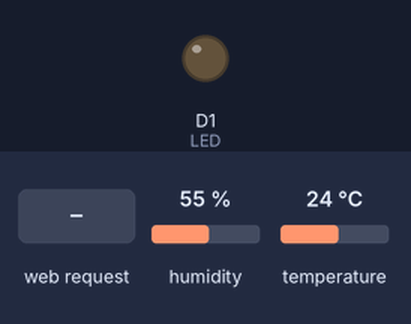
Simulated run of this sketch. Board: ESP8266 (Wemos D1 mini). Parts: output pins drawn as LEDs (lit = HIGH). The inputs (shaded band) are chosen by the test bench; at power-on: humidity 55 %, temperature 24 °C. WiFi joins after 1.5 s; servers stay silent unless stated; what the sketch prints to the serial monitor is not drawn.

Above: at 2.7 s.
2.8 s: HTTP request GET /ON received
At 3.3 s:
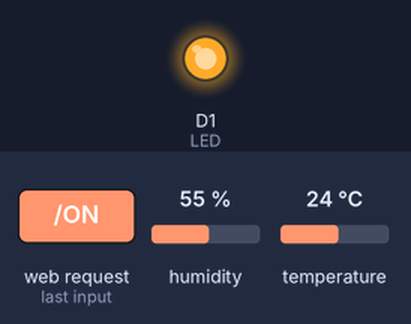
4.3 s: HTTP request GET /OFF received
At 4.8 s:
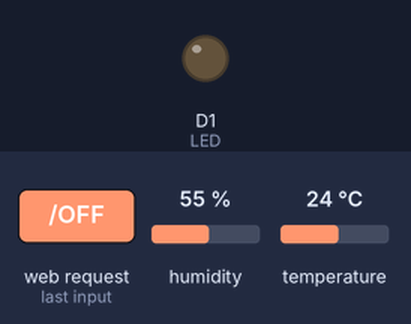
Timing chart, 0 to 7.3 s (numbered marks = the images above; inputs shaded):
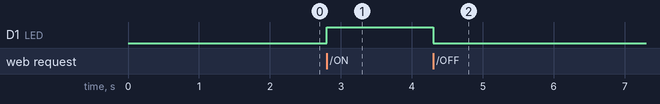

Measured:
- after the input at 2.8 s, D1 (LED): LOW → HIGH at once
- after the input at 4.3 s, D1 (LED): HIGH → LOW at once

The sketch:

AlarmdanControlLed.ino
```cpp
#include <ESP8266WiFi.h> //memasukan library ESP8266
#include "DHT.h" //memasukan library dht11

//mendefinisikan sensor yang dipakai (DHT11, DHT21, dan DHT22)
#define DHTTYPE DHT11 //tipe yang dipilih DHT 11
#define LED D1

String header;
String LED1 = "OFF";

//Nama wifi yang akan dikHidupeksikan
const char* ssid = "ANOS";
//masukan password wifinya
const char* password = "alfarino13";

WiFiServer server(80);

// DHT Sensor pada pin D2 di Wemos
const int DHTPin = D2;
//inisialisasi library DHTpin
DHT dht(DHTPin, DHTTYPE);

void setup() {
  Serial.begin(115200);
  delay(20);
  dht.begin();
  pinMode(LED, OUTPUT);
  digitalWrite(LED, LOW);

  Serial.println();
  // Mengkoneksikan ke wifi
  Serial.print("Menghubungkan ke jaringan... ");
  Serial.println(ssid);

  //Mulai koneksikan dengan via wifi
  WiFi.begin(ssid, password);

  //syarat kondisi pengkoneksian
  while (WiFi.status() != WL_CONNECTED) {
    delay(300);
    Serial.print(".");
  }
  Serial.println("");
  Serial.println("Jaringan WiFi terkoneksi");

  // memulai
  server.begin();
  Serial.println("Koneksi Server dimulai");

  Serial.print("alamat IP yang untuk pengaksesan: ");
  //penulisan alamat ip
  Serial.print("http://");
  //IP address
  Serial.print(WiFi.localIP());
  Serial.println("/");
}

void loop() {
  // mengecek jika client sudah terkoneksi
  WiFiClient client = server.available();
  //jika tidak client yang terkoneksi
  if (!client) {
    return;
  }

  Serial.println("Koneksi baru");
  //Jika sudah ada client baru maka
  while (!client.available()) {
    delay(5);
  }
  // Membaca permintaan klien
  header = client.readStringUntil('\r');
  client.flush();

  if (header.indexOf("GET /ON") >= 0) {
    LED1 = "ON";
    digitalWrite(LED, HIGH);
  } else if (header.indexOf("GET /OFF") >= 0) {
    LED1 = "OFF";
    digitalWrite(LED, LOW);
  }

  if (client) {

    boolean blank_line = true;
    while (client.connected()) {
      if (client.available()) {
        char c = client.read();

        if (c == '\n' && blank_line) {
          // Pembacaan sensor juga bisa sampai 2 detik 'lama' (sensornya sangat lambat)
          float h = dht.readHumidity();
          // Baca suhu sebagai Celsius (default)
          float t = dht.readTemperature();
          // Baca suhu sebagai Fahrenheit (apakah Fahrenheit = benar)
          float f = dht.readTemperature(true);
          // Periksa apakah ada yang membaca gagal dan keluar lebih awal (coba lagi)
          if (isnan(h) || isnan(t) || isnan(f)) {
            Serial.println("Failed to read from DHT sensor!");
          }
          else {
            Serial.print("Kelembaban : ");
            Serial.print(h);
            Serial.println("%");

            Serial.print("Suhu : ");
            Serial.print(t);
            Serial.print(" *C ");
            Serial.println(f);
          }
          // Menuliskan dalam format HTML
          client.println("HTTP/1.1 200 OK");
          client.println("Content-Type: text/html");
          client.println("Connection: close");
          client.println();

          // Halaman web Anda yang sebenarnya menampilkan suhu dan kelembaban
          client.println("<!DOCTYPE HTML>");
          client.println("<html>");
          client.println("<head>");
          client.println("<style>html { font-family: Helvetica; display: inline-block; margin: 0px auto; text-align: center;}");
          client.println(".button { background-color: #0CED0F; border: none; color: white; padding: 16px 40px;");
          client.println("text-decoration: none; font-size: 30px; margin: 2px; cursor: pointer;}");
          client.println(".button2 {background-color: #ED340C;}</style></head>");
          client.println("<body><center><h1>Monitoring Suhu Dan Kontrol LED</h1>");
          client.println("<h3>Suhu dalam Celcius: ");
          client.println(t); //celsiusTemp
          client.println("*C</h3><h3>Suhu ke dalam Fahrenheit: ");
          client.println(f); //fahrenheitTemp
          client.println("*F</h3><h3>Kelembaban: ");
          client.println(h);
          client.println("%</h3>");
           client.println("<p>Status LED : " + LED1 + "</p>");
           if (LED1=="OFF") {
            client.println("<p><a href=\"/ON\"><button class=\"button\">ON</button></a></p>");
            } else {
              client.println("<p><a href=\"/OFF\"><button class=\"button button2\">OFF</button></a></p>");
              }
          client.println("</h3></center>");
          client.println("</body></html>");
          break;
        }
        if (c == '\n') {
          // Saat mulai membaca baris baru
          blank_line = true;
        }
        else if (c != '\r') {
          // Ketika menemukan karakter pada baris saat ini
          blank_line = false;
        }
      }
    }
  }
  // Menutup koneksi klien
  delay(5);
}
```
